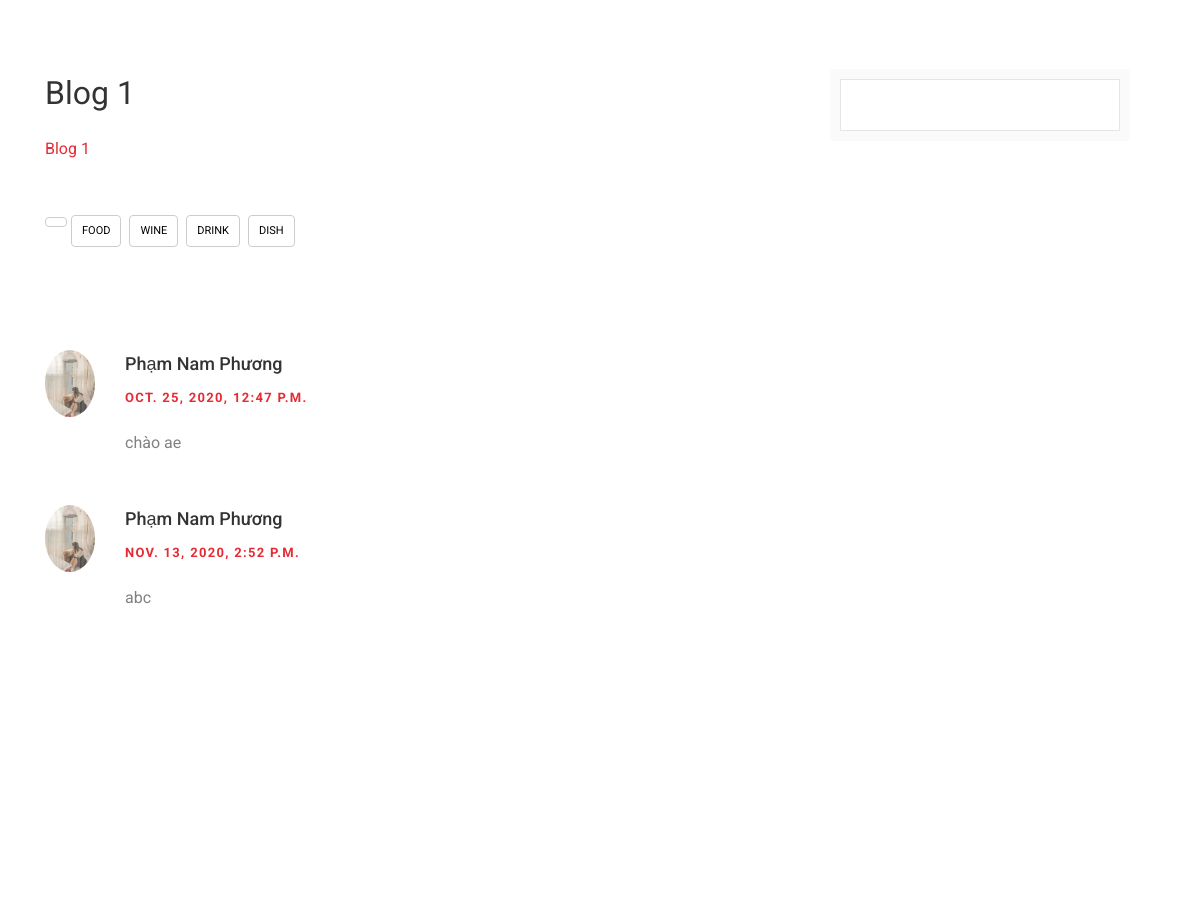
The app's page /blog/2/ (middle part), older data.
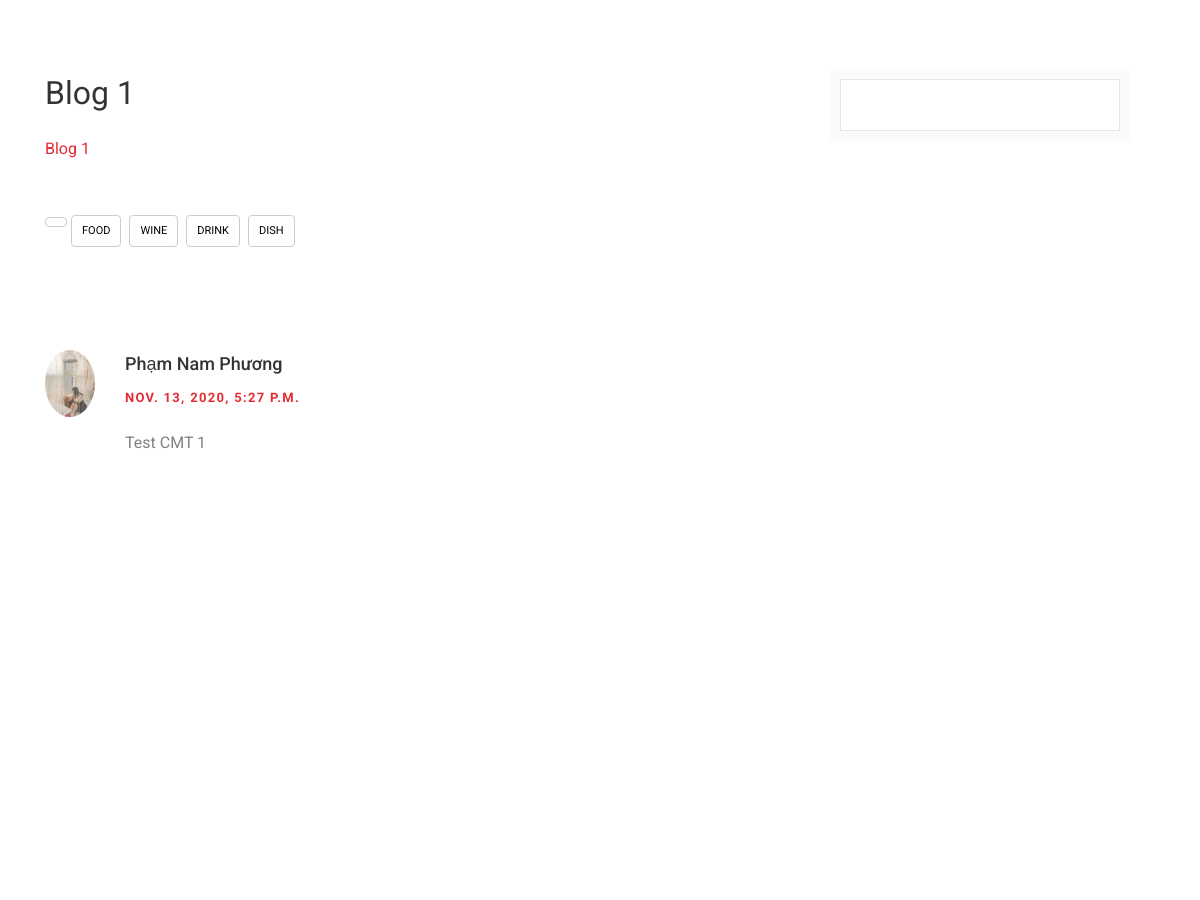
The same page, newer data.
### home/models.py (models this page shows, shortened)
class Blog(models.Model):
    nameBlog = models.CharField(max_length=100)
    posterBlog = models.ForeignKey(settings.AUTH_USER_MODEL, on_delete=models.CASCADE)
    titleBlog = models.CharField(max_length=100)
    contentBlog = models.TextField()
    avatarBlog = models.ImageField(upload_to='images/blogs/')
    timePost = models.DateTimeField(auto_now_add=True)
    updatedPost = models.DateTimeField(auto_now=True)

class Comment(models.Model):
    post = models.ForeignKey(Blog, on_delete=models.CASCADE, related_name='comments')
    author = models.ForeignKey(User, on_delete=models.CASCADE)
    body = models.TextField()
    date = models.DateTimeField(auto_now_add=True)

class User(models.Model):
    usernameUser =models.CharField(max_length=100, unique=True)
    passwordUser = models.CharField(max_length=100)
    fullnameUser = models.CharField(max_length=100)
    dobUser = models.DateField()
    emailUser = models.CharField(max_length=100)
    addressUSer = models.CharField(max_length=100)
    phoneUser = models.CharField(max_length=12)
    avatarUser = models.ImageField(upload_to='images/users/')
    statusUser = models.BooleanField(default=True)
    def __str__(self):
        return self.fullnameUser

### home/views.py (the view)
# urls.py: path('blog/<int:pk>/', views.post, name='post'),
def post(request, pk):
    if (request.session.get('idUser') != None and request.session.get('idUser') != ''):
        idUser = request.session.get('idUser')
        post = get_object_or_404(Blog, pk=pk)
        form = CommentForm()
        if request.method == "POST":
            form = CommentForm(request.POST, author=User.objects.get(id=idUser), post=post)
            if form.is_valid():
                form.save()
                return HttpResponseRedirect(request.path)
        return render(request, "pages/blogsingle.html", {
            'user': User.objects.get(id=idUser),
            "post": post,
            "form": form,
            'BlogSingle': Blog.objects.get(id=pk)})
    else:
        post = get_object_or_404(Blog, pk=pk)
        form = CommentForm()
        if request.method == "POST":
            form = CommentForm(request.POST, author=User.objects.get(id=idUser), post=post)
            if form.is_valid():
                form.save()
                return HttpResponseRedirect(request.path)
        return render(request, "pages/blogsingle.html", {
            'user': None,
            "post": post,
            "form": form,
            'BlogSingle': Blog.objects.get(id=pk)})

### home/forms.py (shortened to what this page needs)
class CommentForm (forms.ModelForm):
    def __init__(self, *args, **kwargs):
        self.author = kwargs.pop('author', None)
        self.post = kwargs.pop('post', None)
        super().__init__(*args, **kwargs)
    class Meta:
        model = Comment
        fields = ["body"]

### home/templates/pages/blogsingle.html (shortened to what this page needs)
{% extends "pages/base.html" %}
{% load static %}
{% block content %}
<section class="hero-wrap hero-wrap-2" style="background-image: url({% static 'images/bg_5.jpg'%});" data-stellar-background-ratio="0.5">
  <div class="container">
    <div class="row no-gutters slider-text align-items-end justify-content-center">
      <div class="col-md-9 ftco-animate text-center mb-5">
        <p class="breadcrumbs"> <span class="mr-2"> <a href="/blog"> </span> </p>
      </div>
    </div>
  </div>
</section>
<section class="ftco-section ">
 <div class="container ">
  <div class="row ">
    <div class="col-lg-8 ftco-animate ">
      <h2 class="mb-3 ">{{BlogSingle.nameBlog}}</h2>
      <p>
        {{BlogSingle.contentBlog}}
      </p>
      <div class="tag-widget post-tag-container mb-5 mt-5 ">
        <div class="tagcloud">
          <a href="/menu" class="tag-cloud-link ">Food</a>
          <a href="/menu" class="tag-cloud-link ">Wine</a>
          <a href="/menu" class="tag-cloud-link ">Drink</a>
          <a href="/menu" class="tag-cloud-link ">Dish</a>
        </div>
      </div>
      <div class="pt-5 mt-5 ">
        <ul class="comment-list">
          {% for comment in post.comments.all %}
          <li class="comment">
            <div class="vcard bio">
              <img src="{{comment.author.avatarUser.url}}" alt="Image placeholder">
            </div>
            <div class="comment-body">
              <h3>{{comment.author}}</h3>
              <div class="meta mb-2">{{comment.date}}</div>
              <p>{{comment.body|linebreaks}}</p>
            </div>
          </li>
          {% endfor %}
        </ul>
      </div>
    </div>
    <div class="col-lg-4 sidebar ftco-animate ">
      <div class="sidebar-box ">
        <form action="# " class="search-form ">
          <div class="form-group ">
            <input type="text " class="form-control " placeholder="Type a keyword and hit enter ">
          </div>
        </form>
      </div>
</div>
</div>
</div>
</section>
{%endblock%}

### home/templates/pages/base.html (shortened to what this page needs)
<!DOCTYPE html>
<html lang="en">
<head>
    {% load static %}
    <link rel="stylesheet" href="https://stackpath.bootstrapcdn.com/font-awesome/4.7.0/css/font-awesome.min.css">
    <link rel="stylesheet" href="{% static 'css/animate.css'%}">
    <link rel="stylesheet" href="{% static 'css/owl.carousel.min.css'%}">
    <link rel="stylesheet" href="{% static 'css/owl.theme.default.min.css'%}">
    <link rel="stylesheet" href="{% static 'css/magnific-popup.css'%}">
    <link rel="stylesheet" href="{% static 'css/bootstrap-datepicker.css'%}">
    <link rel="stylesheet" href="{% static 'css/jquery.timepicker.css'%}">
    <link rel="stylesheet" href="{% static 'css/flaticon.css'%}">
    <link rel="stylesheet" href="{% static 'css/style.css'%}">
</head>
<body>
	{% block content %}
    {%endblock%}
	</body>
	</html>

Row changes from the older to the newer data that the page shows:
removed Comment: author.avatarUser (picture), author "Phạm Nam Phương", date "OCT. 25, 2020, 12:47 P.M.", body "chào ae"
removed Comment: author.avatarUser (picture), author "Phạm Nam Phương", date "NOV. 13, 2020, 2:52 P.M.", body "abc"
added Comment: author.avatarUser (picture), author "Phạm Nam Phương", date "NOV. 13, 2020, 5:27 P.M.", body "Test CMT 1"
